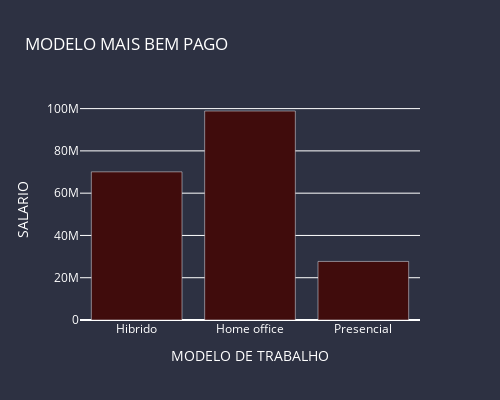

The code cell stored with this chart in its notebook:
### Code cell
fig = go.Figure(layout=go.Layout(width=500,height=400))
fig.add_trace(go.Bar(x=modelo_mais_bem_pago['modelo_trabalho'], 
           y=modelo_mais_bem_pago['salario'],
           marker_color='#400c0c'))

fig.update_layout(title='MODELO MAIS BEM PAGO',
                  xaxis_title='MODELO DE TRABALHO',
                  yaxis_title='SALARIO',
                  plot_bgcolor='#2d3142',
                  paper_bgcolor='#2d3142',
                  font=dict(color='white'),
                )

pyo.init_notebook_mode(connected=True)
pyo.iplot(fig)

### Figure 1 — Plotly figure (JSON) as saved in the notebook; plotly's stock layout.template omitted (floating-point values rounded to 4 significant figures)
{"data": [{"marker": {"color": "#400c0c"}, "type": "bar", "x": ["Hibrido", "Home office", "Presencial"], "y": [70093799, 98869463, 27704776]}], "layout": {"font": {"color": "white"}, "height": 400, "paper_bgcolor": "#2d3142", "plot_bgcolor": "#2d3142", "title": {"text": "MODELO MAIS BEM PAGO"}, "width": 500, "xaxis": {"title": {"text": "MODELO DE TRABALHO"}}, "yaxis": {"title": {"text": "SALARIO"}}}}
